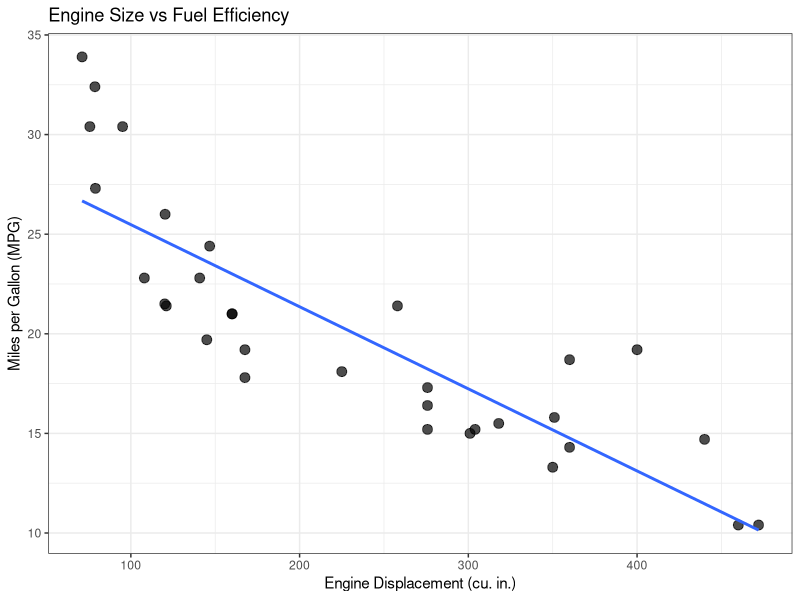

This chart was generated by the following R code:
## ---- chunk 1
# load packages and/or import data set(s)
library(tidyverse)


# make row names usable as a column
mtcars_tbl <- mtcars |>
  rownames_to_column("model")
## ---- chunk 2
ggplot(mtcars_tbl,
       aes(x = disp, y = mpg)) +
  geom_point(size = 3, alpha = 0.7) +
  geom_smooth(method = "lm", se = FALSE) +
  theme_bw() +
  labs(
    title = "Engine Size vs Fuel Efficiency",
    x = "Engine Displacement (cu. in.)",
    y = "Miles per Gallon (MPG)"
  )
## ---- chunk 3
mtcars_tbl |>
  mutate(transmission = ifelse(am == 1, "Manual", "Automatic")) |>
  group_by(transmission) |>
  summarize(
    avg_mpg = mean(mpg),
    avg_hp = mean(hp),
    avg_weight = mean(wt)
  ) |>
  knitr::kable(format = "html",
               col.names = c("Transmission",
                             "Average MPG",
                             "Average Horsepower",
                             "Average Weight"))
